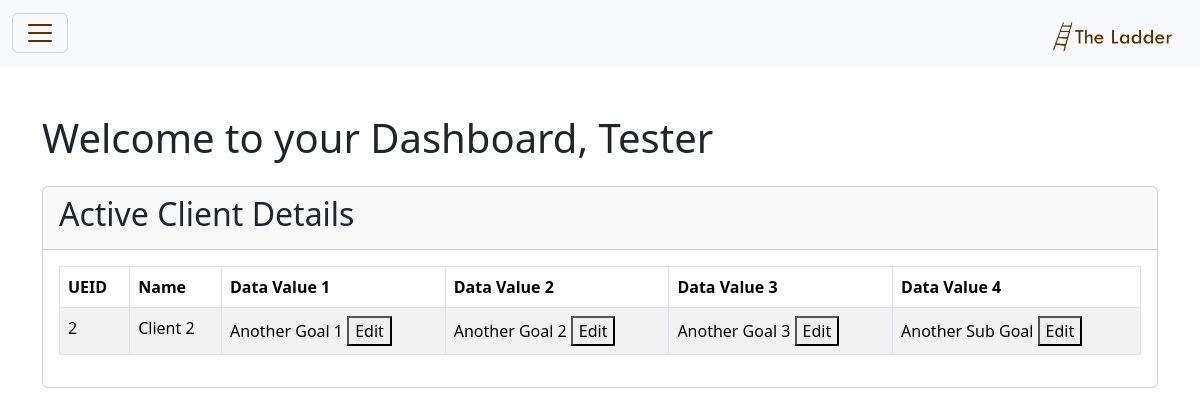
Screenshot of /dashboard (signed in) with the database file from the repository.
### app.py (models this page shows, shortened)
class MEID(db.Model):
   id = db.Column(db.Integer, primary_key=True)
   password = db.Column(db.String(200))
   activeUEID = db.Column(db.Integer)
   name = db.Column(db.String(200))

class UEID(db.Model):
   id = db.Column(db.Integer, primary_key=True)
   meID = db.Column(db.Integer)
   date_created = db.Column(db.DateTime, default=datetime.utcnow)
   name = db.Column(db.String(200))
   goal1_id = db.Column(db.Integer, db.ForeignKey('goal.id'))
   goal2_id = db.Column(db.Integer, db.ForeignKey('goal.id'))
   goal3_id = db.Column(db.Integer, db.ForeignKey('goal.id'))
   goal4_id = db.Column(db.Integer, db.ForeignKey('goal.id'))
   goal1 = db.relationship('Goal', foreign_keys=[goal1_id])
   goal2 = db.relationship('Goal', foreign_keys=[goal2_id])
   goal3 = db.relationship('Goal', foreign_keys=[goal3_id])
   goal4 = db.relationship('Goal', foreign_keys=[goal4_id])

class Goal(db.Model):
    id = db.Column(db.Integer, primary_key=True)
    data_value = db.Column(db.String(64))  # This might represent a goal title or category
    progress = db.Column(db.Integer)  # Progress as an integer (0 to 2)
    description = db.Column(db.String(200))  # Description of the goal

### app.py (the view)
@app.route('/dashboard')
def dashboard():
   print(request.endpoint)
   title = "Dashboard"
   me_id = request.args.get('me_id') or session.get('meid')
   if not me_id:
       return redirect(url_for('login'))
   me = MEID.query.filter_by(id=me_id).first()
   if not me or not me.activeUEID:
       flash('No active UEID found.', 'error')
       return redirect(url_for('login'))
   active_ue = UEID.query.get(me.activeUEID)
   if not active_ue:
       flash('Active UEID not found.', 'error')
       return redirect(url_for('login'))
   return render_template("dashboard.html", title=title, active_ue=active_ue, me=me)

### app.py (called while the page is built)
@app.before_request
def before_request():
    if not session.get('meid') and request.endpoint not in ['login', 'static']:
        flash('Your session has expired. Please log in again.', 'info')
        return redirect(url_for('login'))

### templates/dashboard.html (shortened to what this page needs)
{% extends 'base.html' %}
{% block content %}
<div class="container dark-mode-feature">
    <h1 class="my-4">Welcome to your Dashboard, {{ me.name }}</h1>
    <div class="card mb-4">
        <div class="card-header"><h2>Active Client Details</h2></div>
        <div class="card-body">
           <table class="table table-bordered table-striped">
                    <thead>
                        <tr>
                            <th>UEID</th>
                            <th>Name</th>
                            <th>Data Value 1</th>
                            <th>Data Value 2</th>
                            <th>Data Value 3</th>
                            <th>Data Value 4</th>
                        </tr>
                    </thead>
                    <tbody>
                        <tr>
                            <td>{{ active_ue.id }}</td>
                            <td>{{ active_ue.name }}</td>
                            <td>
                                {{ active_ue.goal1.data_value }}
                                <button type="button" onclick="editGoal('1', '{{ active_ue.goal1.data_value }}' ,'{{ active_ue.goal1.description }}','{{ active_ue.goal1.progress }}')">Edit</button>
                            </td>
                            <td>
                                {{ active_ue.goal2.data_value }}
                                <button type="button" onclick="editGoal('2', '{{ active_ue.goal2.data_value }}' ,'{{ active_ue.goal2.description }}','{{ active_ue.goal2.progress }}')">Edit</button>
                            </td>
                            <td>
                                {{ active_ue.goal3.data_value }}
                                <button type="button" onclick="editGoal('3', '{{ active_ue.goal3.data_value }}' ,'{{ active_ue.goal3.description }}','{{ active_ue.goal3.progress }}')">Edit</button>
                            </td>
                            <td>
                                {{ active_ue.goal4.data_value }}
                                <button type="button" onclick="editGoal('4', '{{ active_ue.goal4.data_value }}' ,'{{ active_ue.goal4.description }}','{{ active_ue.goal4.progress }}')">Edit</button>
                            </td>
                        </tr>
                    </tbody>
            </table>
        </div>
    </div>
</div>
{% endblock %}

### rows the page displays
MEID: name "Tester"
UEID: id "2", name "Client 2"
Goal: goal1.data_value "Another Goal 1"
Goal: goal2.data_value "Another Goal 2"
Goal: goal3.data_value "Another Goal 3"
Goal: goal4.data_value "Another Sub Goal"
